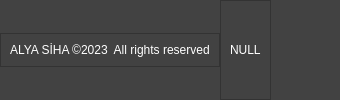
     <widget class="QFrame" name="footer_frame">
      <property name="sizePolicy">
       <sizepolicy hsizetype="Preferred" vsizetype="Maximum">
        <horstretch>0</horstretch>
        <verstretch>0</verstretch>
       </sizepolicy>
      </property>
      <property name="styleSheet">
       <string notr="true">background-color: rgb(66, 66, 66);</string>
      </property>
      <property name="frameShape">
       <enum>QFrame::NoFrame</enum>
      </property>
      <property name="frameShadow">
       <enum>QFrame::Raised</enum>
      </property>
      <layout class="QHBoxLayout" name="horizontalLayout_3">
       <property name="spacing">
        <number>0</number>
       </property>
       <property name="leftMargin">
        <number>0</number>
       </property>
       <property name="topMargin">
        <number>0</number>
       </property>
       <property name="rightMargin">
        <number>0</number>
       </property>
       <property name="bottomMargin">
        <number>0</number>
       </property>
       <item>
        <widget class="QFrame" name="left_footer_frame">
         <property name="sizePolicy">
          <sizepolicy hsizetype="Maximum" vsizetype="Maximum">
           <horstretch>0</horstretch>
           <verstretch>0</verstretch>
          </sizepolicy>
         </property>
         <property name="layoutDirection">
          <enum>Qt::LeftToRight</enum>
         </property>
         <property name="frameShape">
          <enum>QFrame::StyledPanel</enum>
         </property>
         <property name="frameShadow">
          <enum>QFrame::Raised</enum>
         </property>
         <layout class="QHBoxLayout" name="horizontalLayout_4">
          <item>
           <widget class="QLabel" name="cop_label">
            <property name="styleSheet">
             <string notr="true">color: rgb(255, 255, 255);</string>
            </property>
            <property name="text">
             <string>ALYA SİHA ©2023  All rights reserved</string>
            </property>
           </widget>
          </item>
         </layout>
        </widget>
       </item>
       <item>
        <widget class="QFrame" name="top_footer_frame">
         <property name="sizePolicy">
          <sizepolicy hsizetype="Preferred" vsizetype="Preferred">
           <horstretch>0</horstretch>
           <verstretch>0</verstretch>
          </sizepolicy>
         </property>
         <property name="styleSheet">
          <string notr="true"/>
         </property>
         <property name="frameShape">
          <enum>QFrame::StyledPanel</enum>
         </property>
         <property name="frameShadow">
          <enum>QFrame::Raised</enum>
         </property>
         <layout class="QHBoxLayout" name="horizontalLayout_6">
          <item>
           <widget class="QLabel" name="null_frame">
            <property name="sizePolicy">
             <sizepolicy hsizetype="Fixed" vsizetype="Preferred">
              <horstretch>0</horstretch>
              <verstretch>0</verstretch>
             </sizepolicy>
            </property>
            <property name="styleSheet">
             <string notr="true">color: rgb(255, 255, 255);</string>
            </property>
            <property name="text">
             <string>NULL</string>
            </property>
           </widget>
          </item>
         </layout>
        </widget>
       </item>
       <item>
        <widget class="QFrame" name="right_footer_frame">
         <property name="sizePolicy">
          <sizepolicy hsizetype="Maximum" vsizetype="Maximum">
           <horstretch>0</horstretch>
           <verstretch>0</verstretch>
          </sizepolicy>
         </property>
         <property name="styleSheet">
          <string notr="true">
border:none;
</string>
         </property>
         <property name="frameShape">
          <enum>QFrame::StyledPanel</enum>
         </property>
         <property name="frameShadow">
          <enum>QFrame::Raised</enum>
         </property>
         <layout class="QHBoxLayout" name="horizontalLayout_5">
          <property name="spacing">
           <number>5</number>
          </property>
          <property name="leftMargin">
           <number>0</number>
          </property>
          <property name="topMargin">
           <number>0</number>
          </property>
          <property name="rightMargin">
           <number>0</number>
          </property>
          <property name="bottomMargin">
           <number>0</number>
          </property>
          <item>
           <widget class="QPushButton" name="insta_btn">
            <property name="minimumSize">
             <size>
              <width>20</width>
              <height>0</height>
             </size>
            </property>
            <property name="text">
             <string/>
            </property>
            <property name="icon">
             <iconset resource="icon.qrc">
              <normaloff>:/other/images/3955024.png</normaloff>:/other/images/3955024.png</iconset>
            </property>
            <property name="iconSize">
             <size>
              <width>32</width>
              <height>32</height>
             </size>
            </property>
           </widget>
          </item>
          <item>
           <widget class="QPushButton" name="info_btn">
            <property name="minimumSize">
             <size>
              <width>20</width>
              <height>0</height>
             </size>
            </property>
            <property name="text">
             <string/>
            </property>
            <property name="icon">
             <iconset resource="icon.qrc">
              <normaloff>:/other/images/604573.png</normaloff>:/other/images/604573.png</iconset>
            </property>
            <property name="iconSize">
             <size>
              <width>32</width>
              <height>32</height>
             </size>
            </property>
           </widget>
          </item>
         </layout>
        </widget>
       </item>
      </layout>
     </widget>
